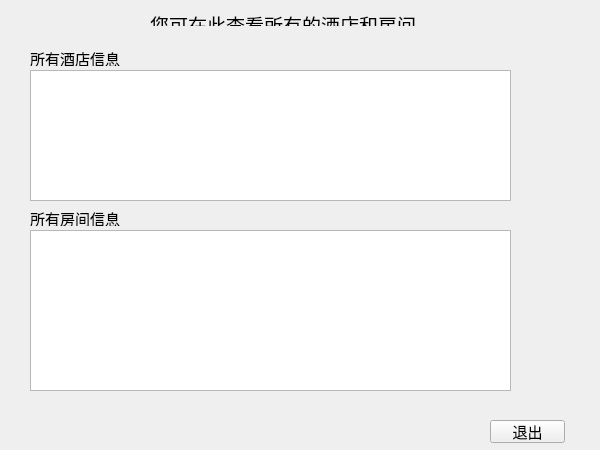
<?xml version="1.0" encoding="UTF-8"?>
<ui version="4.0">
 <class>allhotelwindow</class>
 <widget class="QWidget" name="allhotelwindow">
  <property name="geometry">
   <rect>
    <x>0</x>
    <y>0</y>
    <width>600</width>
    <height>450</height>
   </rect>
  </property>
  <property name="windowTitle">
   <string>Form</string>
  </property>
  <widget class="QLabel" name="label">
   <property name="geometry">
    <rect>
     <x>30</x>
     <y>50</y>
     <width>91</width>
     <height>16</height>
    </rect>
   </property>
   <property name="font">
    <font>
     <family>华文行楷</family>
     <pointsize>11</pointsize>
    </font>
   </property>
   <property name="text">
    <string>所有酒店信息：</string>
   </property>
  </widget>
  <widget class="QTableWidget" name="tableWidget">
   <property name="geometry">
    <rect>
     <x>30</x>
     <y>70</y>
     <width>481</width>
     <height>131</height>
    </rect>
   </property>
   <property name="font">
    <font>
     <family>华文行楷</family>
     <pointsize>11</pointsize>
    </font>
   </property>
  </widget>
  <widget class="QLabel" name="label_2">
   <property name="geometry">
    <rect>
     <x>30</x>
     <y>210</y>
     <width>91</width>
     <height>16</height>
    </rect>
   </property>
   <property name="font">
    <font>
     <family>华文行楷</family>
     <pointsize>11</pointsize>
    </font>
   </property>
   <property name="text">
    <string>所有房间信息：</string>
   </property>
  </widget>
  <widget class="QTableWidget" name="tableWidget_2">
   <property name="geometry">
    <rect>
     <x>30</x>
     <y>230</y>
     <width>481</width>
     <height>161</height>
    </rect>
   </property>
   <property name="font">
    <font>
     <family>华文行楷</family>
     <pointsize>11</pointsize>
    </font>
   </property>
  </widget>
  <widget class="QPushButton" name="exit">
   <property name="geometry">
    <rect>
     <x>490</x>
     <y>420</y>
     <width>75</width>
     <height>23</height>
    </rect>
   </property>
   <property name="font">
    <font>
     <family>华文行楷</family>
     <pointsize>11</pointsize>
    </font>
   </property>
   <property name="text">
    <string>退出</string>
   </property>
  </widget>
  <widget class="QLabel" name="label_3">
   <property name="geometry">
    <rect>
     <x>150</x>
     <y>10</y>
     <width>291</width>
     <height>16</height>
    </rect>
   </property>
   <property name="font">
    <font>
     <family>华文行楷</family>
    </font>
   </property>
   <property name="text">
    <string>&lt;html&gt;&lt;head/&gt;&lt;body&gt;&lt;p&gt;&lt;span style=&quot; font-size:14pt;&quot;&gt;您可在此查看所有的酒店和房间&lt;/span&gt;&lt;/p&gt;&lt;/body&gt;&lt;/html&gt;</string>
   </property>
  </widget>
 </widget>
 <resources/>
 <connections>
  <connection>
   <sender>exit</sender>
   <signal>clicked()</signal>
   <receiver>allhotelwindow</receiver>
   <slot>close()</slot>
   <hints>
    <hint type="sourcelabel">
     <x>527</x>
     <y>431</y>
    </hint>
    <hint type="destinationlabel">
     <x>299</x>
     <y>224</y>
    </hint>
   </hints>
  </connection>
 </connections>
</ui>
